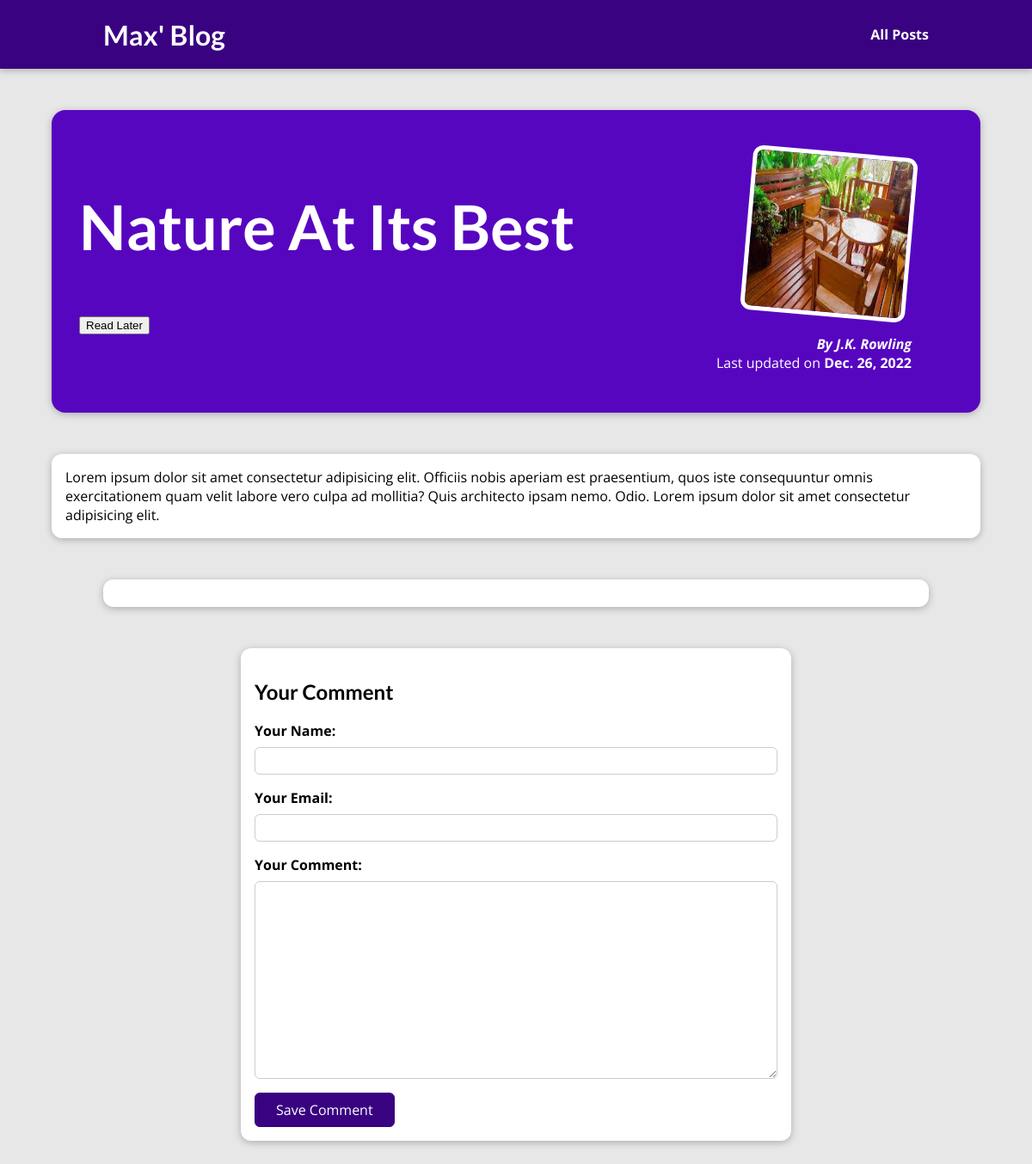
The page /posts/nature-at-its-best on the database its author committed.
### blogSite/models.py (models this page shows)
class Post(models.Model):
    title = models.CharField(max_length=150)
    date = models.DateField(auto_now=True)
    image = models.ImageField(upload_to='posts', null=True)
    excerpt = models.CharField(max_length=200)
    content = models.TextField(max_length=300)
    slug = models.SlugField(unique=True, db_index=True)
    author = models.ForeignKey(
        Author, on_delete=models.SET_NULL,null=True, related_name='posts')
    tags = models.ManyToManyField(Tag)

class Author(models.Model):
    first_name = models.CharField(max_length=100)
    last_name = models.CharField(max_length=100)
    email = models.EmailField(max_length=100)
    def fullName(self):
        return f"{self.first_name} {self.last_name}"
    def __str__(self):
        return f"{self.fullName()}"

### blogSite/views.py (the view, shortened to what this page needs)
# urls.py: path('posts/<slug:slug>',views.PostDetails,name='Post-Details'),
def PostDetails(req, slug):
    commentForm = CommentForm()
    stored_post = req.session.get('stored_post')
    if req.method == 'GET':
        requiredPost = Post.objects.get(slug=slug)
        saved_for_later = False
        if stored_post:
            if str(requiredPost.id) in stored_post:
                saved_for_later = True
        return render(req, 'blogSite/PostDetail.html', {
            'postData': requiredPost,
            'form': commentForm,
            'comments': requiredPost.comment.all().order_by('-id'),
            'saved_for_later': saved_for_later
        })

### blogSite/form.py
class CommentForm(forms.ModelForm):
    class Meta:
        model = Comment
        exclude = ['post']
        labels = {
            'name': 'Your Name',
            'email':'Your Email',
            'comment':'Your Comment'
        }

### blogSite/templates/blogSite/PostDetail.html (shortened to what this page needs)
{% extends 'Base.html' %}
{% load static %}
{% block css %}
<link rel="stylesheet" href="{% static "blogSite/PostDetail.css" %}" />
{% endblock %}
{% block body %}
<section id="summary">
  <h2>{{postData.title|title}}</h2>
  <div id="read-later">
    <form action="{% url "read-later" %}" method="POST">
      <button>
        {% if saved_for_later %}
          Remove from "Read Later" List
        {% else %}
          Read Later
        {% endif %}
      </button>
    </form>
  </div>
  <article>
    <img src="{{postData.image.url}}" alt="Post Title" />
    <address>By {{postData.author}}</address>
    <div>Last updated on <time>{{postData.date}}</time></div>
  </article>
</section>
<main>
  {{postData.content}}
</main>
<section id="comments">
</section>
<section id="comment-form">
  <h2>Your Comment</h2>
  <form action="{% url "Post-Details" postData.slug %}" method="POST">
    {% for form_field in form %}
      <div class="form-control {% if form_field.errors %}invalid{% endif %}">
        {{ form_field.label_tag }}
        {{ form_field }}
      </div>
    {% endfor %}
    <button id='button'>Save Comment</button>
  </form>
</section>
{% endblock %}

### static/index.css (style rules this page uses)
* { box-sizing: border-box; }
html { font-family: 'Open Sans', 'Lato', sans-serif; }
body { margin: 0; }
h1, h2, h3 { font-family: 'Lato', sans-serif; font-weight: bold; }

### blogSite/static/blogSite/PostDetail.css (style rules this page uses)
body { background-color: #e7e7e7; }
#summary { margin: 8rem auto 3rem auto; padding: 2rem; width: 90%; max-width: 90rem; border-radius: 16px; background-color: #5706c0; position: relative; box-shadow: 0 2px 8px rgba(0, 0, 0, 0.25); height: 22rem; }
#summary h2 { color: white; font-size: 4.5rem; }
#summary article { position: absolute; top: 2rem; right: 3rem; padding: 1rem 2rem; border-radius: 12px; text-align: right; color: white; }
#summary article img { width: 12rem; height: 12rem; border-radius: 12px; transform: rotateZ(5deg); border: 5px solid white; margin-bottom: 1rem; }
#summary address { font-weight: bold; }
#summary time { font-weight: bold; }
main { width: 90%; max-width: 90rem; margin: 3rem auto; background-color: white; padding: 1rem; border-radius: 12px; box-shadow: 0 2px 8px rgba(0, 0, 0, 0.25); }
#comment-form { margin: 3rem auto; width: 90%; max-width: 40rem; border-radius: 12px; background-color: white; box-shadow: 0 2px 8px rgba(0, 0, 0, 0.25); padding: 1rem; }
#comment-form button { font: inherit; background-color: #390281; color: white; border: 1px solid #390281; padding: 0.5rem 1.5rem; border-radius: 6px; cursor: pointer; }
.form-control { margin-bottom: 1rem; }
.form-control label { font-weight: bold; margin-bottom: 0.5rem; display: block; }
.form-control input, .form-control textarea { display: block; width: 100%; font: inherit; padding: 0.25rem; border-radius: 6px; border: 1px solid #ccc; }
#comments { margin: 3rem auto; width: 90%; max-width: 60rem; border-radius: 12px; background-color: white; box-shadow: 0 2px 8px rgba(0, 0, 0, 0.25); padding: 1rem 2rem; }

### rows shown on the page
Post: title "Nature At Its Best", image (picture), author "J.K. Rowling", date "Dec. 26, 2022", content "Lorem ipsum dolor sit amet consectetur adipisicing elit. Officiis nobis aperiam est praesentium, quos iste consequuntur omnis exercitationem quam velit labore vero culpa ad mollitia? Quis architecto ipsam nemo. Odio. Lorem ipsum dolor sit amet consectetur adipisicing elit."
